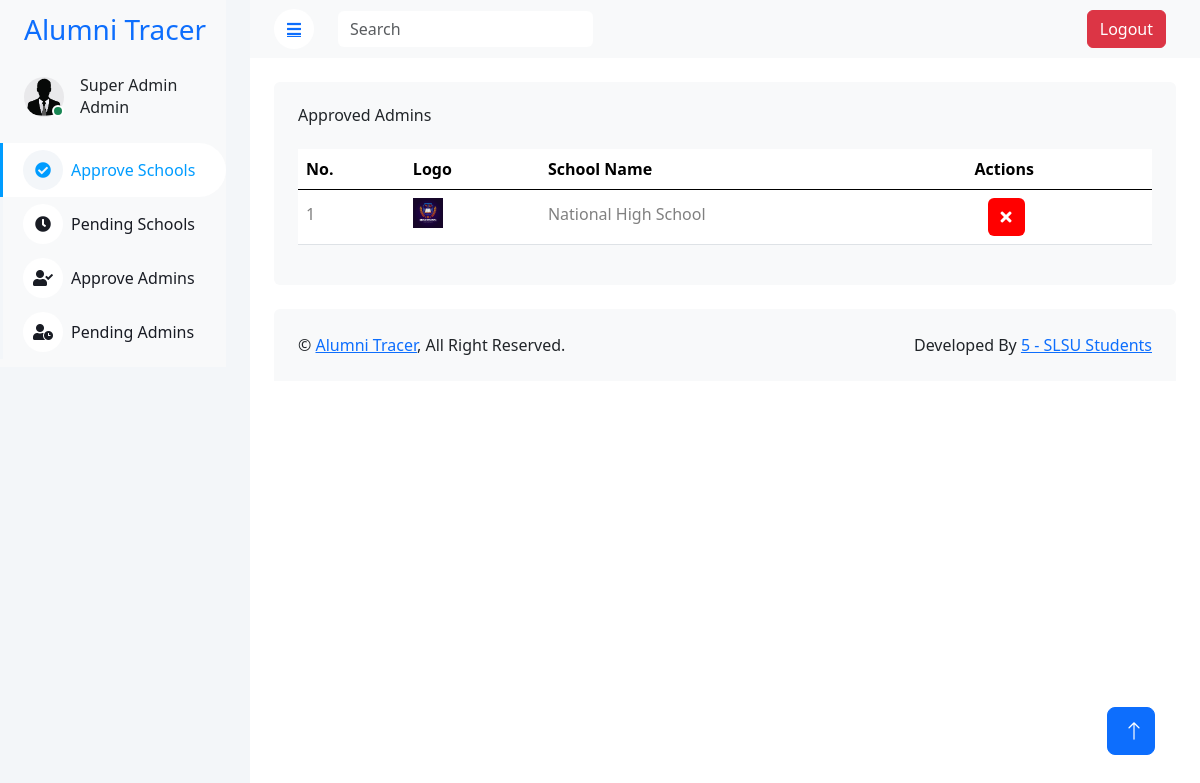
The app's page /SuperAdmin/superAdmin.php with its own data.
### tables this page shows
CREATE TABLE `e_schools` (
  `id` int(11) NOT NULL,
  `school_name` varchar(255) NOT NULL,
  `logo` varchar(255) NOT NULL,
  `confirm_status` varchar(255) NOT NULL
);

### SuperAdmin/superAdmin.php (the view, shortened to what this page needs)
<?php
    include("../connection/conn.php");
        function decryptData($encryptedData)
        {
            $key = ENCRYPTION_KEY;
            $data = base64_decode($encryptedData);
            $ivLength = openssl_cipher_iv_length('aes-256-cbc');
            $iv = substr($data, 0, $ivLength);
            $encrypted = substr($data, $ivLength);
            return openssl_decrypt($encrypted, 'aes-256-cbc', $key, 0, $iv);
        }
?>
<!DOCTYPE html>
<html lang="en">
<head>
    <link href="https://cdnjs.cloudflare.com/ajax/libs/font-awesome/5.10.0/css/all.min.css" rel="stylesheet">
    <link href="https://cdn.jsdelivr.net/npm/bootstrap-icons@1.4.1/font/bootstrap-icons.css" rel="stylesheet">
    <link href="../template/lib/owlcarousel/assets/owl.carousel.min.css" rel="stylesheet">
    <link href="lib../template/lib/tempusdominus/css/tempusdominus-bootstrap-4.min.css" rel="stylesheet" />
    <link href="../template/css/bootstrap.min.css" rel="stylesheet">
    <link href="../template/css/style.css" rel="stylesheet">
    <link href="https://cdn.jsdelivr.net/npm/bootstrap@5.3.3/dist/css/bootstrap.min.css" rel="stylesheet">
</head>
<body>
    <div class="container-xxl position-relative bg-white d-flex p-0">
        <div class="sidebar pe-4 pb-3">
            <nav class="navbar bg-light navbar-light">
                <a href="index.html" class="navbar-brand mx-4 mb-3">
                    <h3 class="text-primary"></i>Alumni Tracer</h3>
                </a>
                <div class="d-flex align-items-center ms-4 mb-4">
                    <div class="position-relative">
                        <img class="rounded-circle" src="pictures/default.jpg" alt="" style="width: 40px; height: 40px;">
                        <div class="bg-success rounded-circle border border-2 border-white position-absolute end-0 bottom-0 p-1"></div>
                    </div>
                    <div class="ms-3">
                        <h6 class="mb-0">Super Admin</h6>
                        <span>Admin</span>
                    </div>
                </div>
                <div class="navbar-nav w-100">
                <a href="superAdmin.php" class="nav-item nav-link active">
                    <i class="fa fa-check-circle me-2"></i>Approve Schools
                </a>
                <a href="pendingSchool.php" class="nav-item nav-link">
                    <i class="fa fa-clock me-2"></i>Pending Schools
                </a>
                <a href="approveAdmins.php" class="nav-item nav-link">
                    <i class="fa fa-user-check me-2"></i>Approve Admins
                </a>
                <a href="pendingAdmins.php" class="nav-item nav-link">
                    <i class="fa fa-user-clock me-2"></i>Pending Admins
                </a>
                </div>
            </nav>
        </div>
        <div class="content">
            <nav class="navbar navbar-expand bg-light navbar-light sticky-top px-4 py-0">
                <a href="#" class="sidebar-toggler flex-shrink-0">
                    <i class="fa fa-bars"></i>
                </a>
                <form class="d-none d-md-flex ms-4">
                <input id="searchInput" class="form-control border-0" type="search" placeholder="Search">
                </form>
                <div class="navbar-nav align-items-center ms-auto">
                    <div class="nav-item dropdown">
                            <a href="../index.php" class = "btn btn-danger" style = "margin: 10px;">Logout</a>
                    </div>
                </div>
            </nav>
            <div class="container-fluid pt-4 px-4">
                <div class="row g-4">
                    <div class="col-12">
                        <div class="bg-light rounded h-100 p-4">
                            <h6 class="mb-4">Approved Admins</h6>
                            <div class="table-responsive">
                           <table class="table">
                                    <thead>
                                        <tr>
                                            <th scope="col">No.</th>
                                            <th scope="col">Logo</th>
                                            <th scope="col">School Name</th>
                                            <th scope="col">Actions</th>
                                        </tr>
                                    </thead>
                                    <tbody id="schoolTableBody">
                                            <?php
                                                $sqlGetSchool = "SELECT * FROM e_schools WHERE confirm_status = 'Approved'";
                                                $queryGetSchool = mysqli_query($conn, $sqlGetSchool);
                                                $number = 0;
                                                while ($getData = mysqli_fetch_assoc($queryGetSchool)) {
                                                    $number++;
                                                    $uniqueModalId = "modal" . $getData['id'];
                                            ?>
                                            <tr class="school-row">
                                                <th scope="row"><h6 style="color: grey; margin-top: 7px;"><?php echo $number; ?></h6></th>
                                                <td><img src="<?php echo $getData['logo']; ?>" alt="school logo" style="width: 30px; height: 30px;"></td>
                                                <td class="school-name"><h6 style="color: grey; margin-top: 7px;"><?php echo decryptData($getData['school_name']); ?></h6></td>
                                                <td>
                                                    <div>
                                                        <button type="button" class="btn" style="background-color: red; color: white; margin-left: 13px;" data-bs-toggle="modal" data-bs-target="#<?php echo $uniqueModalId; ?>">
                                                            <i class="fa fa-times"></i>
                                                        </button>
                                                    </div>
                                                </td>
                                            </tr>
                                            <?php
                                                }
                                            ?>
                                        </tbody>
                                </table>
                            </div>
                        </div>
                    </div>
                </div>
            </div>
            <div class="container-fluid pt-4 px-4">
                <div class="bg-light rounded-top p-4">
                    <div class="row">
                        <div class="col-12 col-sm-6 text-center text-sm-start">
                            &copy; <a href="../index.php">Alumni Tracer</a>, All Right Reserved.
                        </div>
                        <div class="col-12 col-sm-6 text-center text-sm-end">
                            Developed By <a href="#">5 - SLSU Students</a>
                        </div>
                    </div>
                </div>
            </div>
        </div>
        <a href="#" class="btn btn-lg btn-primary btn-lg-square back-to-top"><i class="bi bi-arrow-up"></i></a>
    </div>
</body>
</html>

### template/css/style.css (style rules this page uses)
:root { --primary: #009CFF; --light: #F3F6F9; --dark: #191C24; }
.back-to-top { position: fixed; display: none; right: 45px; bottom: 45px; z-index: 99; }
.btn { transition: .5s; }
.btn.btn-primary { color: #FFFFFF; }
.btn-lg-square { width: 48px; height: 48px; }
.btn-square, .btn-sm-square, .btn-lg-square { padding: 0; display: inline-flex; align-items: center; justify-content: center; font-weight: normal; border-radius: 50px; }
.sidebar { position: fixed; top: 0; left: 0; bottom: 0; width: 250px; height: 100vh; overflow-y: auto; background: var(--light); transition: 0.5s; z-index: 999; }
.content { margin-left: 250px; min-height: 100vh; background: #FFFFFF; transition: 0.5s; }
@media (min-width: 992px) { .sidebar { margin-left: 0; } }
@media (min-width: 992px) { .content { width: calc(100% - 250px); } }
.sidebar .navbar .navbar-nav .nav-link { padding: 7px 20px; color: var(--dark); font-weight: 500; border-left: 3px solid var(--light); border-radius: 0 30px 30px 0; outline: none; }
.sidebar .navbar .navbar-nav .nav-link:hover, .sidebar .navbar .navbar-nav .nav-link.active { color: var(--primary); background: #FFFFFF; border-color: var(--primary); }
.sidebar .navbar .navbar-nav .nav-link i { width: 40px; height: 40px; display: inline-flex; align-items: center; justify-content: center; background: #FFFFFF; border-radius: 40px; }
.sidebar .navbar .navbar-nav .nav-link:hover i, .sidebar .navbar .navbar-nav .nav-link.active i { background: var(--light); }
.content .navbar .sidebar-toggler, .content .navbar .navbar-nav .nav-link i { width: 40px; height: 40px; display: inline-flex; align-items: center; justify-content: center; background: #FFFFFF; border-radius: 40px; }

### records on screen
e_schools: logo (picture), school_name "National High School"
